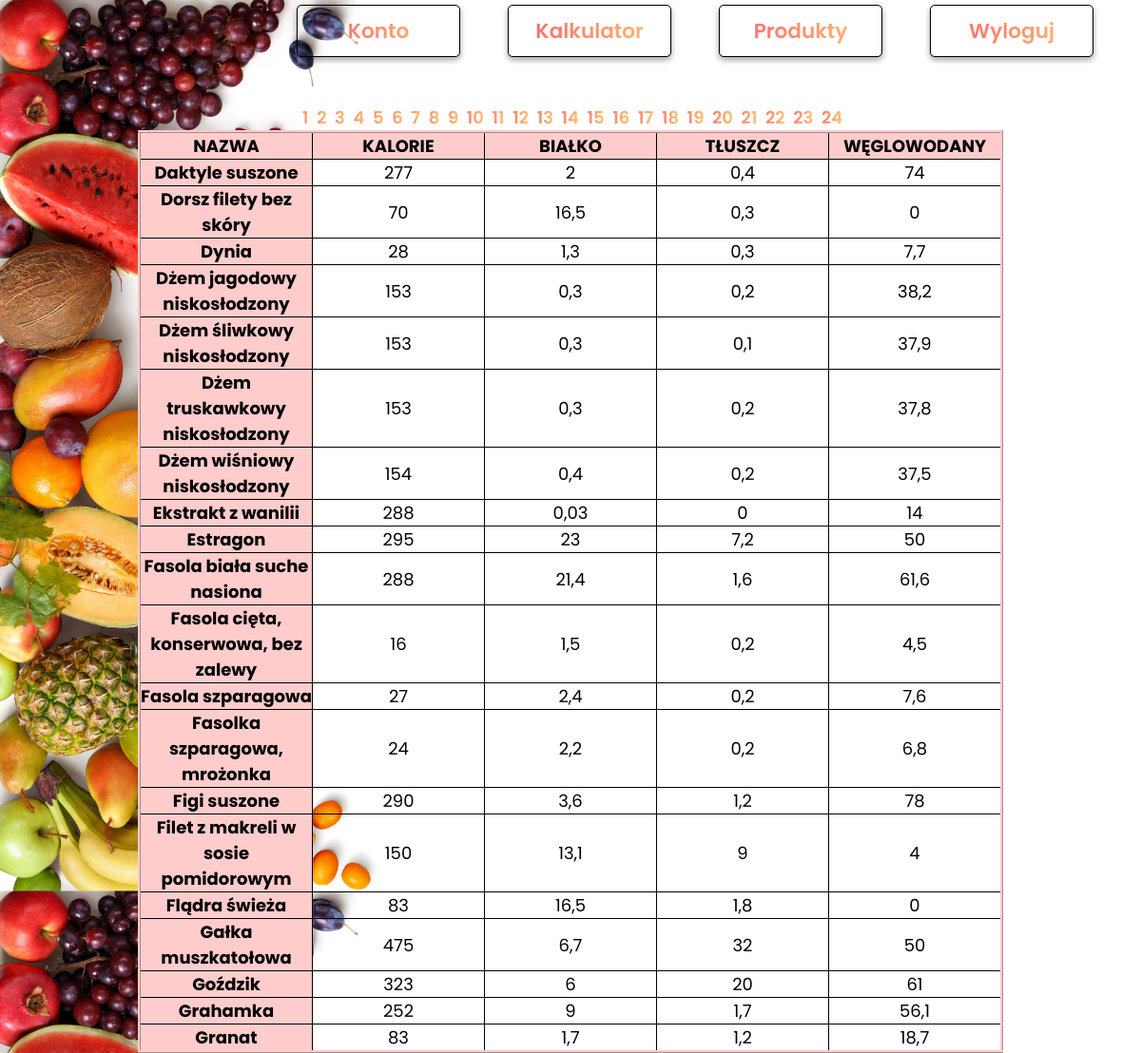
Page /produkty.php?page=4 (signed in) on the committed database.
### tables this page shows
CREATE TABLE `data` (
  `Nazwa` varchar(69) DEFAULT NULL,
  `kalorie` int(7) DEFAULT NULL,
  `bialko` varchar(6) DEFAULT NULL,
  `tluszcz` varchar(7) DEFAULT NULL,
  `weglowodany` varchar(11) DEFAULT NULL
);

### produkty.php (the view, shortened to what this page needs)
<!doctype html>
<html>
<head>
	<link rel="stylesheet" href="style.css">
</head>
<body>
	<div id="top">
		<header class="NAGLOWEK">
			<nav id="MENU">
				<ul>
        <li><a href="logout.php">Wyloguj</a></li>
				<li><a href="wysz_uzyt.php">Produkty</a></li>
					<li><a href="kalkulator.php">Kalkulator</a></li>
					<li><a href="paneluzytkownika.php">Konto</a></li>
				</ul>
			</nav>
		</header>
		<article>
    <table class="table">
        <tr>
          <td class="kolumna">NAZWA</td>
          <td  class="kolumna">KALORIE</td>
          <td  class="kolumna">BIAŁKO</td>
          <td class="kolumna">TŁUSZCZ</td>
          <td  class="kolumna">WĘGLOWODANY</td>
         </tr>
    <?php
		if($_SESSION["login"]) {
            $connect = mysqli_connect('localhost','root','');
            mysqli_select_db($connect, 'produkty');
            $results_per_page = 20;
            $sql="SELECT * FROM `data`";
            $result = mysqli_query($connect, $sql);
            $number_of_results = mysqli_num_rows($result);
            $number_of_pages = ceil($number_of_results/$results_per_page);
            if (!isset($_GET['page'])) {
                $page = 1;
              } else {
                $page = $_GET['page'];
              }
            $this_page_first_result = ($page-1)*$results_per_page;
            $sql='SELECT * FROM data LIMIT ' . $this_page_first_result . ',' .  $results_per_page;
            $result = mysqli_query($connect, $sql);
            while($row = mysqli_fetch_array($result)) {?>
              <tr>
              <td class="kolumna"><?php echo $row['Nazwa'];?></td>
              <td><?php echo $row['kalorie'];?></td>
                  <td><?php echo $row['bialko'];?></td>
                  <td><?php echo $row['tluszcz'];?></td>
                  <td><?php echo $row['weglowodany'];?></td>
              </tr>
              <?php
              }
              for ($page=1;$page<=$number_of_pages;$page++) {
                echo '<a href="produkty.php?page=' . $page . '"> &nbsp' . $page . '</a> ';
              }
            ?>
              </table>
		</article>
    <?php
		}else
		{
			header('Location: logowanie.php');
		};
?>
	</div>
</body>
</html>

### style.css (style rules this page uses)
* { font-family: 'Poppins', sans-serif; padding: 0; margin: 0; }
body { font-size:18px; background: url("healt.jpg"); background-size: cover; }
ul { padding-top: 5px; float: right; width: 100%; list-style: none; }
li a { display: block; float: right; text-align: center; font-size: 1.2em; width: 140px; text-decoration: none; color: black; background-color: white; padding: 10px 15px; margin: 0px 50px 50px 0px; border: 1.4px solid black; border-radius: 3px; -moz-border-radius: 5px; -webkit-border-radius: 5px; box-shadow: 0 3px 6px rgba(0, 0, 0, 0.16), 0 3px 6px rgba(0, 0, 0, 0.23); }
article { height: 80vh; text-align: center; }
header { background-color: #eee; }
a { text-decoration: none; font-weight: 600; background: linear-gradient(to right, #FF5F6D 0%, #FFC371 99%, #FFC371 100%); -webkit-text-fill-color: transparent; -webkit-background-clip: text; }
.table { border: 1px solid black; border-collapse: collapse; text-align: center; margin: auto; border: 1mm ridge #FFCCCC; }
.table td { border: 1px solid black; width: 10em; }
.kolumna { background-color:#FFCCCC; font-weight: bold; }

### rows in the picture
data: Nazwa "Daktyle suszone", kalorie "277", bialko "2", tluszcz "0,4", weglowodany "74"
data: Nazwa "Dorsz filety bez skóry", kalorie "70", bialko "16,5", tluszcz "0,3", weglowodany "0"
data: Nazwa "Dynia", kalorie "28", bialko "1,3", tluszcz "0,3", weglowodany "7,7"
data: Nazwa "Dżem jagodowy niskosłodzony", kalorie "153", bialko "0,3", tluszcz "0,2", weglowodany "38,2"
data: Nazwa "Dżem śliwkowy niskosłodzony", kalorie "153", bialko "0,3", tluszcz "0,1", weglowodany "37,9"
data: Nazwa "Dżem truskawkowy niskosłodzony", kalorie "153", bialko "0,3", tluszcz "0,2", weglowodany "37,8"
data: Nazwa "Dżem wiśniowy niskosłodzony", kalorie "154", bialko "0,4", tluszcz "0,2", weglowodany "37,5"
data: Nazwa "Ekstrakt z wanilii", kalorie "288", bialko "0,03", tluszcz "0", weglowodany "14"
data: Nazwa "Estragon", kalorie "295", bialko "23", tluszcz "7,2", weglowodany "50"
data: Nazwa "Fasola biała suche nasiona", kalorie "288", bialko "21,4", tluszcz "1,6", weglowodany "61,6"
data: Nazwa "Fasola cięta, konserwowa, bez zalewy", kalorie "16", bialko "1,5", tluszcz "0,2", weglowodany "4,5"
data: Nazwa "Fasola szparagowa", kalorie "27", bialko "2,4", tluszcz "0,2", weglowodany "7,6"
data: Nazwa "Fasolka szparagowa, mrożonka", kalorie "24", bialko "2,2", tluszcz "0,2", weglowodany "6,8"
data: Nazwa "Figi suszone", kalorie "290", bialko "3,6", tluszcz "1,2", weglowodany "78"
data: Nazwa "Filet z makreli w sosie pomidorowym", kalorie "150", bialko "13,1", tluszcz "9", weglowodany "4"
data: Nazwa "Flądra świeża", kalorie "83", bialko "16,5", tluszcz "1,8", weglowodany "0"
data: Nazwa "Gałka muszkatołowa", kalorie "475", bialko "6,7", tluszcz "32", weglowodany "50"
data: Nazwa "Goździk", kalorie "323", bialko "6", tluszcz "20", weglowodany "61"
data: Nazwa "Grahamka", kalorie "252", bialko "9", tluszcz "1,7", weglowodany "56,1"
data: Nazwa "Granat", kalorie "83", bialko "1,7", tluszcz "1,2", weglowodany "18,7"
